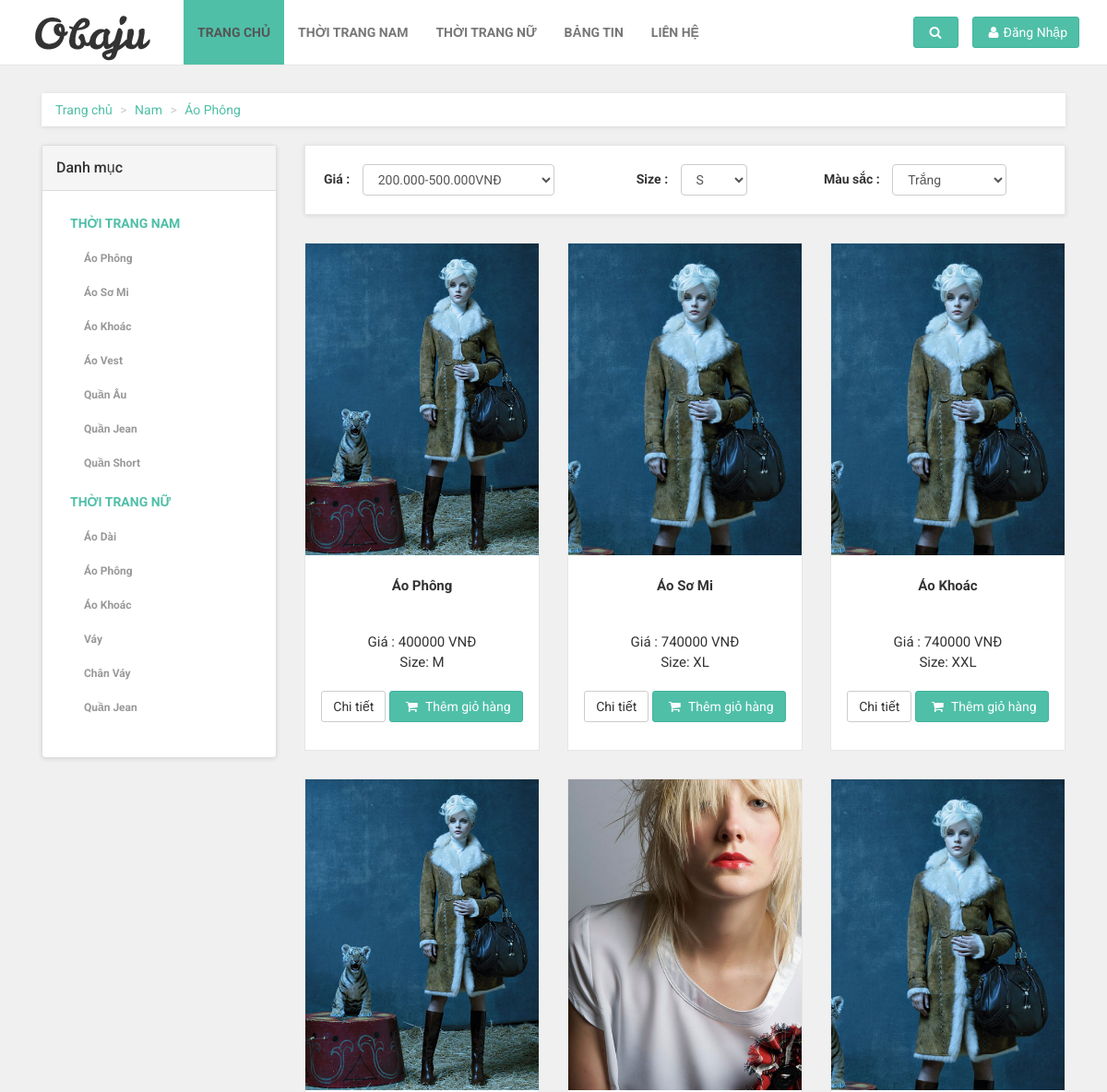
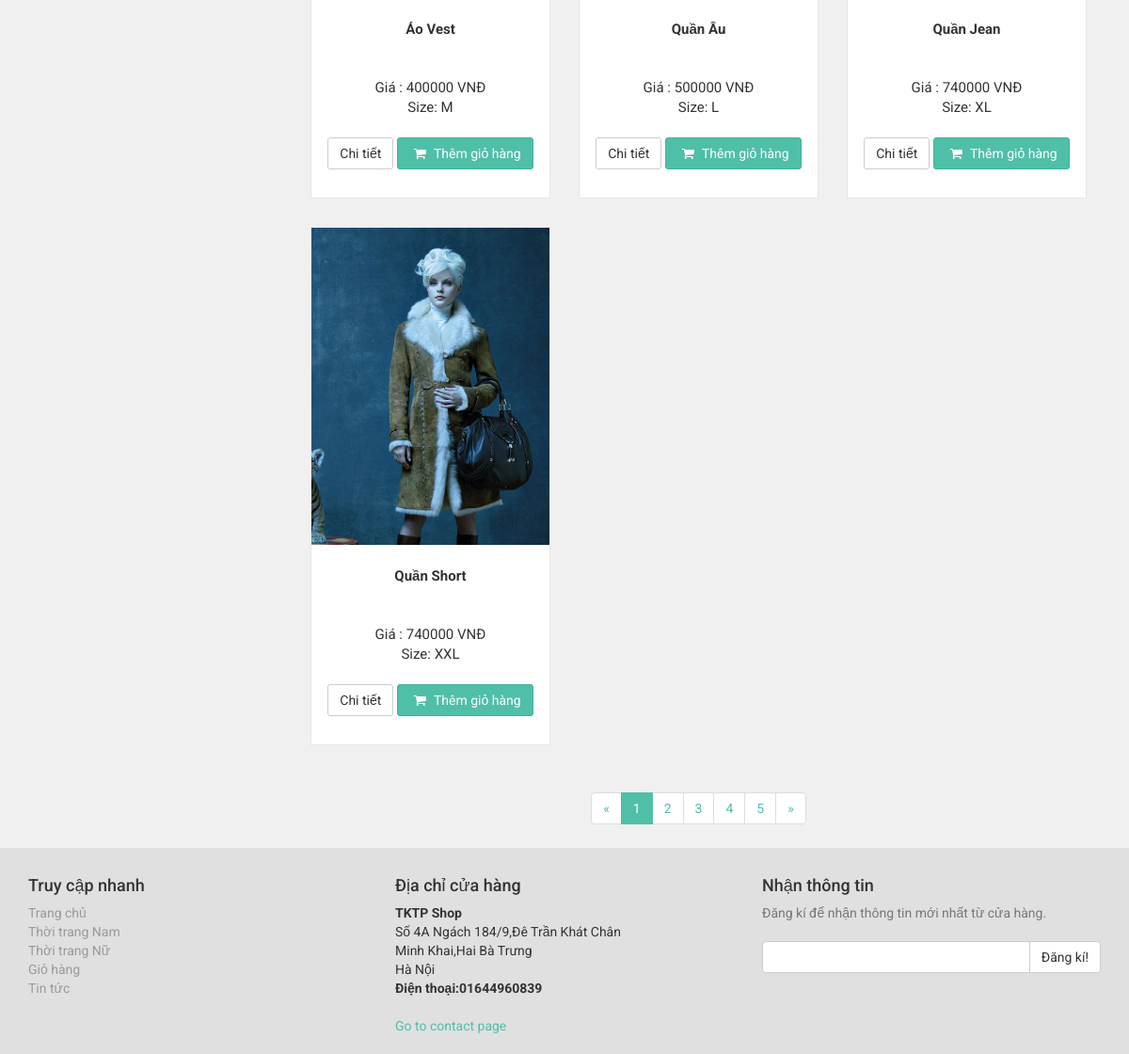
/views/khachhang/route.php?controller=controller_sanpham&action=showSP_type&type_sp=Nam&name_sp=Áo Phông, run on the app's committed database (2 pictures, top to bottom).
### tables this page shows
CREATE TABLE `sanpham` (
  `idsanpham` int(11) NOT NULL,
  `tensanpham` varchar(40) DEFAULT NULL,
  `loaisanpham` varchar(40) DEFAULT NULL,
  `giasanpham` double DEFAULT NULL,
  `mausacsanpham` varchar(40) DEFAULT NULL,
  `sizesanpham` varchar(11) DEFAULT NULL,
  `soluongsanpham` int(40) DEFAULT NULL,
  `motasanpham` text,
  `urlanhsanpham` varchar(255) DEFAULT NULL
);

### controllers/controller_sanpham.php (called while the page is built, shortened)
<?php
require_once (__DIR__."/../models/model_sanpham.php");
require_once (__DIR__."/../models/sanpham.php");
class controller_sanpham {
    private $modelSP;
    public function __construct()
    {
        $this->modelSP=new Model_Sanpham();
    }
    public function showSP_type(){
        $data=$this->modelSP->getSP_type($_GET['type_sp']);
        require_once(__DIR__ . "/../views/khachhang/category.php");
    }
}
?>

### views/khachhang/route.php (called while the page is built, shortened)
<?php
if(isset($_GET["controller"])&&isset($_GET["action"])){
     $action= $_GET["action"];
}
else{
    $controller="controller_error";
    $action="error";
}
$control= new $controller;
$control->$action();
?>

### models/DBconnector.php (called while the page is built)
<?php
class DBConnector {
    public function connect(){
        $host='localhost';
        $user='thangmh3501';
        $password='123456';
        $db='csdl_congngheweb';
        $connection=mysqli_connect($host,$user,$password,$db);
        mysqli_set_charset($connection,"utf8");
        return $connection;
    }
}
?>

### models/model_sanpham.php (called while the page is built, shortened)
<?php
require_once("DBconnector.php");
require_once ("sanpham.php");
class Model_Sanpham{
    private $conn;
    public function __construct()
    {
        $dbconnect= new DBConnector();
        $this->conn = $dbconnect->connect();
    }
    public function getSP_type($type){
        $sql="select * from sanpham where sanpham.loaisanpham='".$type."';";
        $result=$this->conn->query($sql);
        $array_sp= array();
        while($row=$result->fetch_assoc()){
            $sp= new sanpham($row['idsanpham'],$row['tensanpham'],$row['loaisanpham'],$row['giasanpham'],$row['mausacsanpham'],$row['sizesanpham'],
                $row['soluongsanpham'],$row['motasanpham'],$row['urlanhsanpham']);
            array_push($array_sp,$sp);
        }
        return $array_sp;
    }
}
?>

### models/sanpham.php (called while the page is built, shortened)
<?php
class sanpham {
    private $idsanpham;
    private $tensanpham;
    private $giasanpham;
    private $sizesanpham;
    private $urlanhsanpham;
    public function __construct($idsanpham, $tensanpham, $loaisanpham, $giasanpham, $mausacsanpham, $sizesanpham, $soluongsanpham, $motasanpham, $urlanhsanpham)
    {
        $this->idsanpham = $idsanpham;
        $this->tensanpham = $tensanpham;
        $this->giasanpham = $giasanpham;
        $this->sizesanpham = $sizesanpham;
        $this->urlanhsanpham = $urlanhsanpham;
    }
    public function getIdsanpham()
    {
        return $this->idsanpham;
    }
    public function getTensanpham()
    {
        return $this->tensanpham;
    }
    public function getGiasanpham()
    {
        return $this->giasanpham;
    }
    public function getSizesanpham()
    {
        return $this->sizesanpham;
    }
    public function getUrlanhsanpham()
    {
        return $this->urlanhsanpham;
    }
}
?>

### views/khachhang/category.php (the view, shortened to what this page needs)
<?php
require_once(__DIR__."/../../models/sanpham.php");
include 'header.php';
?>
    <div id="all">
        <div id="content">
            <div class="container">
                <div class="col-md-12">
                    <ul class="breadcrumb">
                        <li><a href="index.php">Trang chủ</a>
                        </li>
                        <?php
                        if(!empty($_GET['type_sp'])){
                        ?>
                            <li id="index_typesp"><a href="route.php?controller=controller_sanpham&action=showSP_type&type_sp=<?php echo $_GET['type_sp'];?>"><?php echo $_GET['type_sp'];?></a></li>
                        <?php
                        }
                        ?>
                        <?php
                        if(!empty($_GET['type_sp'])&&!empty($_GET['name_sp'])){
                        ?>
                        <li id="index_namesp"><a href="route.php?controller=controller_sanpham&action=showSP_name&type_sp=<?php echo $_GET['type_sp'];?>&name_sp=<?php echo $_GET['name_sp']; ?>"><?php  echo $_GET['name_sp'];?></a></li>
                        <?php
                        }
                        ?>
                    </ul>
                </div>
                <div class="col-md-3">
                    <div class="panel panel-default sidebar-menu">
                        <div class="panel-heading">
                            <h3 class="panel-title">Danh mục</h3>
                        </div>
                        <div class="panel-body">
                            <ul class="nav nav-pills nav-stacked category-menu">
                                <li>
                                    <a href="route.php?controller=controller_sanpham&action=showSP_type&type_sp=Nam"> Thời trang nam</a>
                                    <ul>
                                        <li><a href="route.php?controller=controller_sanpham&action=showSP_name&type_sp=Nam&name_sp=Áo Phông">Áo Phông</a>
                                        </li>
                                        </li>
                                        <li><a href="route.php?controller=controller_sanpham&action=showSP_name&type_sp=Nam&name_sp=Áo Sơ Mi">Áo Sơ Mi</a>
                                        </li>
                                        <li><a href="route.php?controller=controller_sanpham&action=showSP_name&type_sp=Nam&name_sp=Áo Khoác">Áo Khoác</a>
                                        </li>
                                        <li><a href="route.php?controller=controller_sanpham&action=showSP_name&type_sp=Nam&name_sp=Áo Vest">Áo Vest</a>
                                        </li>
                                        <li><a href="route.php?controller=controller_sanpham&action=showSP_name&type_sp=Nam&name_sp=Quần Âu">Quần Âu</a>
                                        </li>
                                        <li><a href="route.php?controller=controller_sanpham&action=showSP_name&type_sp=Nam&name_sp=Quần Jean">Quần Jean</a>
                                        </li>
                                        <li><a href="route.php?controller=controller_sanpham&action=showSP_name&type_sp=Nam&name_sp=Quần Short">Quần Short</a>
                                        </li>
                                    </ul>
                                <li>
                                    <a href="route.php?controller=controller_sanpham&action=showSP_type&type_sp=Nữ"> Thời trang nữ</a>
                                    <ul>
                                        <li><a href="route.php?controller=controller_sanpham&action=showSP_name&type_sp=Nữ&name_sp=Áo Dài">Áo Dài</a>
                                        </li>
                                        <li><a href="route.php?controller=controller_sanpham&action=showSP_name&type_sp=Nữ&name_sp=Áo Phông">Áo Phông</a>
                                        </li>
                                        <li><a href="route.php?controller=controller_sanpham&action=showSP_name&type_sp=Nữ&name_sp=Áo Khoác">Áo Khoác</a>
                                        </li>
                                        <li><a href="route.php?controller=controller_sanpham&action=showSP_name&type_sp=Nữ&name_sp=Váy">Váy</a>
                                        </li>
                                        <li><a href="route.php?controller=controller_sanpham&action=showSP_name&type_sp=Nữ&name_sp=Chân Váy">Chân Váy</a>
                                        </li>
                                        <li><a href="route.php?controller=controller_sanpham&action=showSP_name&type_sp=Nữ&name_sp=Quần Jean">Quần Jean</a>
                                        </li>
                                    </ul>
                                </li>
                        </div>
                    </div>
                </div>
                <div class="col-md-9">
                    <div class="box info-bar">
                                <div class="row">
                                    <form class="form-inline">
                                        <div class="col-sm-6 col-md-5">
                                            <div class="products-sort-by">
                                                <strong>Giá :</strong>
                                                <select id="select_gia" name="price_sp" class="form-control">
                                                    <option value='"200000" and "500000"'> 200.000-500.000VNĐ</option>
                                                </select>
                                            </div>
                                        </div>
                                        <div class="col-md-3 col-sm-6">
                                            <div class="products-sort-by">
                                                <strong>Size :</strong>
                                                <select id="select_size" name="size_sp" class="form-control">
                                                    <option value="S">S</option>
                                                </select>
                                            </div>
                                        </div>
                                        <div class="col-md-4 col-sm-6">
                                            <div class="products-sort-by">
                                                <strong>Màu sắc :</strong>
                                                <select id="select_mausac" name="color_sp" class="form-control">
                                                    <option value="Trắng">Trắng</option>
                                                </select>
                                            </div>
                                        </div>
                                    </form>
                                </div>
                        </div>
                    <div class="row products showproducts">
                        <?php
                        if(!empty($data)){
                            foreach ($data as $sp) {
                                ?>
                        <div class="col-md-4 col-sm-6">
                            <div class="product">
                                <a href="route.php?controller=controller_sanpham&action=showSP_detail&id_sp=<?php echo $sp-> getIdsanpham();?>" class="visible">
                                    <img src="<?php echo $sp->getUrlanhsanpham(); ?>" alt="" class="img-responsive">
                                </a>
                                <div class="text">
                                    <h3><?php echo $sp->getTensanpham(); ?></h3>
                                    <p class="price">Giá : <?php  echo $sp->getGiasanpham();?> VNĐ<br>
                                        Size: <?php echo $sp->getSizesanpham();?></p>
                                    <p class="buttons">
                                        <a href="route.php?controller=controller_sanpham&action=showSP_detail&id_sp=<?php echo $sp-> getIdsanpham();?>" class="btn btn-default">Chi tiết</a>
                                        <button id="<?php echo $sp->getIdsanpham(); ?>" class="btn btn-primary"><i class="fa fa-shopping-cart"></i> Thêm giỏ hàng</button>
                                    </p>
                                </div>
                            </div>
                        </div>
                     <?php
                       }
                     }
                     ?>
                    </div>
                    <div class="pages">
                        <ul class="pagination">
                            <li><a href="#">&laquo;</a>
                            </li>
                            <li class="active"><a href="#">1</a>
                            </li>
                            <li><a href="#">2</a>
                            </li>
                            <li><a href="#">3</a>
                            </li>
                            <li><a href="#">4</a>
                            </li>
                            <li><a href="#">5</a>
                            </li>
                            <li><a href="#">&raquo;</a>
                            </li>
                        </ul>
                    </div>
                </div>
            </div>
        </div>
    </div>
<?php include 'footer.php' ?>

### views/khachhang/css/style.default.css (style rules this page uses)
a, button { -webkit-transition: all 0.2s ease-out; -moz-transition: all 0.2s ease-out; transition: all 0.2s ease-out; }
a i.fa, button i.fa { margin: 0 5px; }
.breadcrumb { -webkit-box-shadow: 0 1px 5px rgba(0, 0, 0, 0.1); box-shadow: 0 1px 5px rgba(0, 0, 0, 0.1); }
.box { background: #fff; margin: 0 0 30px; border: solid 1px #e6e6e6; -webkit-box-sizing: border-box; -moz-box-sizing: border-box; box-sizing: border-box; padding: 20px; -webkit-box-shadow: 0 1px 5px rgba(0, 0, 0, 0.1); box-shadow: 0 1px 5px rgba(0, 0, 0, 0.1); }
#content .panel.sidebar-menu { -webkit-box-sizing: border-box; -moz-box-sizing: border-box; box-sizing: border-box; -webkit-box-shadow: 0 1px 5px rgba(0, 0, 0, 0.1); box-shadow: 0 1px 5px rgba(0, 0, 0, 0.1); }
#content .panel.sidebar-menu h3 { padding: 5px 0; margin: 0; }
#content .panel.sidebar-menu ul.nav.category-menu { margin-bottom: 20px; }
#content .panel.sidebar-menu ul.nav.category-menu li a { text-transform: uppercase; font-weight: bold; }
#content .panel.sidebar-menu ul.nav ul { list-style: none; padding-left: 0; }
#content .panel.sidebar-menu ul.nav ul li { display: block; }
#content .panel.sidebar-menu ul.nav ul li a { position: relative; font-weight: normal; text-transform: none !important; display: block; padding: 10px 15px; padding-left: 30px; font-size: 12px; color: #999999; }
#content .info-bar { line-height: 32px; vertical-align: middle; }
#content .info-bar .products-sort-by select { margin-left: 10px; }
#content .product { background: #fff; border: solid 1px #e6e6e6; -webkit-box-sizing: border-box; -moz-box-sizing: border-box; box-sizing: border-box; margin-bottom: 30px; }
#content .product .text { padding: 5px 5px 0; }
#content .product .text h3 { font-size: 15px; font-weight: 700; height: 39.6px; text-align: center; overflow: hidden; }
#content .product .text p.price { font-size: 15px; text-align: center; font-weight: normal; }
#content .product .text .buttons { clear: both; text-align: center; }
#content .product .text .buttons .btn { margin-bottom: 10px; }
#content .pages { text-align: center; }
#content .pages .pagination { text-align: center; }
.nav { margin-bottom: 0; padding-left: 0; list-style: none; }
.nav > li > a { padding: 10px 15px; }
.nav-pills > li > a { border-radius: 0; }
body { font-family: "Roboto", Helvetica, Arial, sans-serif; font-size: 14px; line-height: 1.42857143; color: #333333; background-color: #f0f0f0; }
a { color: #4fbfa8; text-decoration: none; }
.breadcrumb { padding: 8px 15px; margin-bottom: 20px; background-color: #ffffff; border-radius: 0; }
.breadcrumb > li + li:before { content: ">\00a0"; color: #cccccc; }
.btn { font-weight: normal; font-family: "Roboto", Helvetica, Arial, sans-serif; padding: 6px 12px; font-size: 14px; line-height: 1.42857143; border-radius: 3px; }
.btn-primary { color: #ffffff; background-color: #4fbfa8; border-color: #41b39c; }
.form-control { -webkit-box-shadow: none; box-shadow: none; }
.pagination { margin: 20px 0; font-family: "Roboto", Helvetica, Arial, sans-serif; border-radius: 0; }
.pagination > li > a, .pagination > li > span { padding: 6px 12px; line-height: 1.42857143; text-decoration: none; color: #4fbfa8; background-color: #ffffff; border: 1px solid #dddddd; }
.pagination > .active > a, .pagination > .active > span, .pagination > .active > a:hover, .pagination > .active > span:hover, .pagination > .active > a:focus, .pagination > .active > span:focus { z-index: 2; color: #ffffff; background-color: #4fbfa8; border-color: #4fbfa8; }
h1, h2, h3, h4, h5, h6, .h1, .h2, .h3, .h4, .h5, .h6 { font-family: inherit; font-weight: 500; line-height: 1.1; color: inherit; }
h1, .h1, h2, .h2, h3, .h3 { margin-top: 20px; margin-bottom: 20px; }
p, ul, ol { margin: 0 0 20px; }

### views/khachhang/css/custom.css (style rules this page uses)
.img-responsive { max-width: 100%; height: auto; display:block; }

### data on the page
sanpham: urlanhsanpham (picture), tensanpham "Áo Phông", giasanpham "400000", sizesanpham "M"
sanpham: urlanhsanpham (picture), tensanpham "Áo Sơ Mi", giasanpham "740000", sizesanpham "XL"
sanpham: urlanhsanpham (picture), tensanpham "Áo Khoác", giasanpham "740000", sizesanpham "XXL"
sanpham: urlanhsanpham (picture), tensanpham "Áo Vest", giasanpham "400000", sizesanpham "M"
sanpham: urlanhsanpham (picture), tensanpham "Quần Âu", giasanpham "500000", sizesanpham "L"
sanpham: urlanhsanpham (picture), tensanpham "Quần Jean", giasanpham "740000", sizesanpham "XL"
sanpham: urlanhsanpham (picture), tensanpham "Quần Short", giasanpham "740000", sizesanpham "XXL"

### other printed values
$_GET['type_sp'] "Nam"
$_GET['name_sp'] "Áo Phông"
